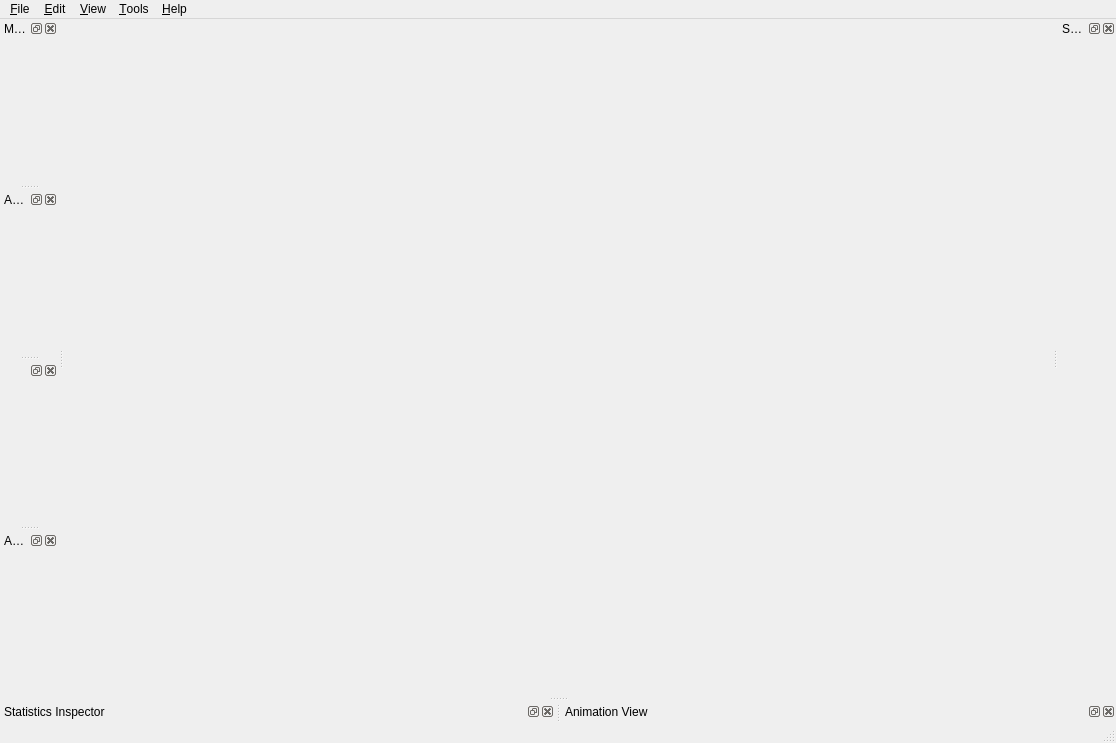
<?xml version="1.0" encoding="UTF-8"?>
<ui version="4.0">
 <class>pqClientMainWindow</class>
 <widget class="QMainWindow" name="pqClientMainWindow">
  <property name="geometry">
   <rect>
    <x>0</x>
    <y>0</y>
    <width>1116</width>
    <height>743</height>
   </rect>
  </property>
  <property name="windowTitle">
   <string>MainWindow</string>
  </property>
  <widget class="pqViewManager" name="centralwidget">
   <layout class="QGridLayout" name="gridLayout">
    <property name="margin">
     <number>0</number>
    </property>
   </layout>
  </widget>
  <widget class="QMenuBar" name="menubar">
   <property name="geometry">
    <rect>
     <x>0</x>
     <y>0</y>
     <width>1116</width>
     <height>22</height>
    </rect>
   </property>
   <widget class="QMenu" name="menu_File">
    <property name="title">
     <string>&amp;File</string>
    </property>
   </widget>
   <widget class="QMenu" name="menu_Edit">
    <property name="title">
     <string>&amp;Edit</string>
    </property>
   </widget>
   <widget class="QMenu" name="menu_View">
    <property name="title">
     <string>&amp;View</string>
    </property>
   </widget>
   <widget class="QMenu" name="menuTools">
    <property name="title">
     <string>&amp;Tools</string>
    </property>
   </widget>
   <widget class="QMenu" name="menu_Help">
    <property name="title">
     <string>&amp;Help</string>
    </property>
   </widget>
   <addaction name="menu_File"/>
   <addaction name="menu_Edit"/>
   <addaction name="menu_View"/>
   <addaction name="menuTools"/>
   <addaction name="menu_Help"/>
  </widget>
  <widget class="pqStatusBar" name="statusbar"/>
  <widget class="QDockWidget" name="statisticsDock">
   <property name="allowedAreas">
    <set>Qt::BottomDockWidgetArea|Qt::LeftDockWidgetArea|Qt::RightDockWidgetArea</set>
   </property>
   <property name="windowTitle">
    <string>Statistics Inspector</string>
   </property>
   <attribute name="dockWidgetArea">
    <number>8</number>
   </attribute>
   <widget class="pqDataInformationWidget" name="statisticsView"/>
  </widget>
  <widget class="QDockWidget" name="animationViewDock">
   <property name="windowTitle">
    <string>Animation View</string>
   </property>
   <attribute name="dockWidgetArea">
    <number>8</number>
   </attribute>
   <widget class="pqPVAnimationWidget" name="animationView"/>
  </widget>
  <widget class="QDockWidget" name="selectionInspectorDock">
   <property name="windowTitle">
    <string>Selection Inspector</string>
   </property>
   <attribute name="dockWidgetArea">
    <number>2</number>
   </attribute>
   <widget class="pqSelectionInspectorWidget" name="selectionInspector"/>
  </widget>
  <widget class="QDockWidget" name="swftControlerDock">
   <property name="windowTitle">
    <string>Model Information</string>
   </property>
   <attribute name="dockWidgetArea">
    <number>1</number>
   </attribute>
   <widget class="swftStatusWindowWidget" name="mainMenu"/>
  </widget>
  <widget class="QDockWidget" name="swftPropertiesDock">
   <property name="windowTitle">
    <string>Analysis Controls</string>
   </property>
   <attribute name="dockWidgetArea">
    <number>1</number>
   </attribute>
   <widget class="swftSimplePipelineViewer" name="mainProperties"/>
  </widget>
  <widget class="QDockWidget" name="proxyTabDock">
   <attribute name="dockWidgetArea">
    <number>1</number>
   </attribute>
   <widget class="pqObjectInspectorWidget" name="proxyTabWidget"/>
  </widget>
  <widget class="QDockWidget" name="dockWidget">
   <property name="windowTitle">
    <string>Analysis Tools</string>
   </property>
   <attribute name="dockWidgetArea">
    <number>1</number>
   </attribute>
   <widget class="swftAnalysisToolsWidget" name="mainTools"/>
  </widget>
 </widget>
 <customwidgets>
  <customwidget>
   <class>pqViewManager</class>
   <extends>QWidget</extends>
   <header>pqViewManager.h</header>
   <container>1</container>
  </customwidget>
  <customwidget>
   <class>pqSelectionInspectorWidget</class>
   <extends>QWidget</extends>
   <header>pqSelectionInspectorWidget.h</header>
   <container>1</container>
  </customwidget>
  <customwidget>
   <class>pqPVAnimationWidget</class>
   <extends>QWidget</extends>
   <header>pqPVAnimationWidget.h</header>
   <container>1</container>
  </customwidget>
  <customwidget>
   <class>pqDataInformationWidget</class>
   <extends>QWidget</extends>
   <header>pqDataInformationWidget.h</header>
   <container>1</container>
  </customwidget>
  <customwidget>
   <class>pqStatusBar</class>
   <extends>QStatusBar</extends>
   <header>pqStatusBar.h</header>
  </customwidget>
  <customwidget>
   <class>pqObjectInspectorWidget</class>
   <extends>QWidget</extends>
   <header>pqObjectInspectorWidget.h</header>
   <container>1</container>
  </customwidget>
  <customwidget>
   <class>swftStatusWindowWidget</class>
   <extends>QWidget</extends>
   <header>swftStatusWindowWidget.h</header>
   <container>1</container>
  </customwidget>
  <customwidget>
   <class>swftSimplePipelineViewer</class>
   <extends>QWidget</extends>
   <header>swftSimplePipelineViewer.h</header>
   <container>1</container>
  </customwidget>
  <customwidget>
   <class>swftAnalysisToolsWidget</class>
   <extends>QWidget</extends>
   <header>swftAnalysisToolsWidget.h</header>
   <container>1</container>
  </customwidget>
 </customwidgets>
 <resources/>
 <connections/>
</ui>
